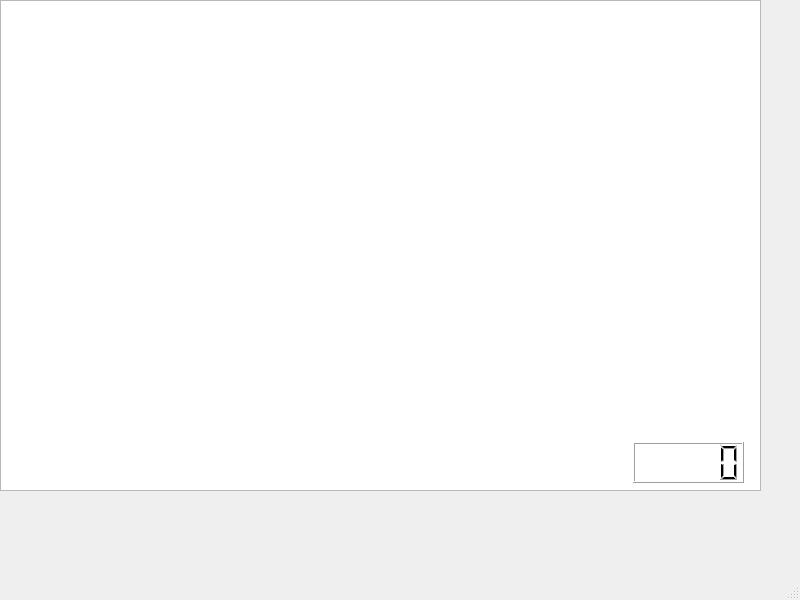
<?xml version="1.0" encoding="UTF-8"?>
<ui version="4.0">
 <class>MainWindow</class>
 <widget class="QMainWindow" name="MainWindow">
  <property name="geometry">
   <rect>
    <x>0</x>
    <y>0</y>
    <width>800</width>
    <height>600</height>
   </rect>
  </property>
  <property name="windowTitle">
   <string>MainWindow</string>
  </property>
  <widget class="QWidget" name="centralwidget">
   <widget class="QGraphicsView" name="graphicsView">
    <property name="geometry">
     <rect>
      <x>0</x>
      <y>0</y>
      <width>761</width>
      <height>491</height>
     </rect>
    </property>
   </widget>
   <widget class="QLCDNumber" name="lcdNumber">
    <property name="geometry">
     <rect>
      <x>633</x>
      <y>442</y>
      <width>111</width>
      <height>41</height>
     </rect>
    </property>
   </widget>
  </widget>
  <widget class="QMenuBar" name="menubar">
   <property name="geometry">
    <rect>
     <x>0</x>
     <y>0</y>
     <width>800</width>
     <height>21</height>
    </rect>
   </property>
  </widget>
  <widget class="QStatusBar" name="statusbar"/>
 </widget>
 <resources/>
 <connections/>
</ui>
